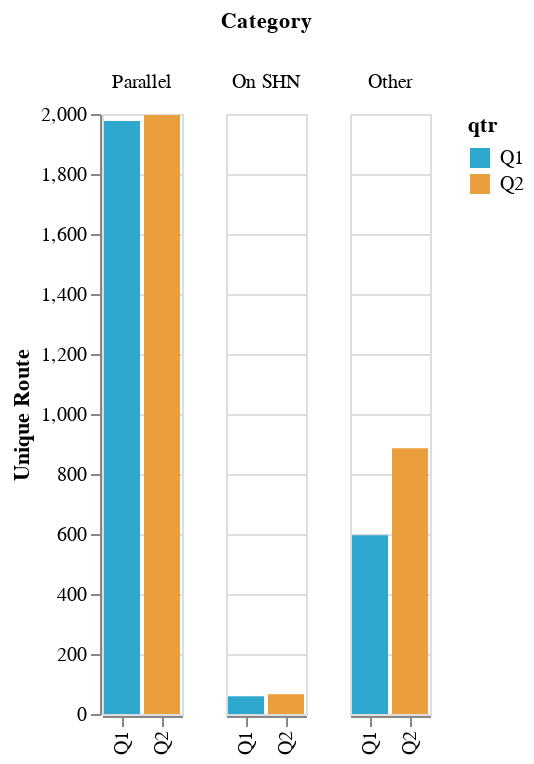

Notebook source saved alongside this figure:
### Code cell
make_grouped_bar_chart(df, x_col="qtr", 
                       y_col="unique_route",
                       group_col="category")

### Figure 1 — Vega-Lite specification as saved in the notebook (floating-point values rounded to 4 significant figures)
{"config": {"view": {"continuousWidth": 400, "continuousHeight": 300}}, "data": {"name": "data-4083d1250d5972c7fb73b13015544886"}, "mark": "bar", "encoding": {"color": {"field": "qtr", "scale": {"range": ["#2EA8CE", "#EB9F3C", "#F4D837", "#51BF9D", "#8CBCCB", "#9487C0"]}, "type": "nominal"}, "column": {"field": "category", "sort": ["Parallel", "On SHN", "Other"], "title": "Category", "type": "nominal"}, "x": {"field": "qtr", "title": "", "type": "nominal"}, "y": {"field": "unique_route", "title": "Unique Route", "type": "quantitative"}}, "$schema": "https://vega.github.io/schema/vega-lite/v4.17.0.json", "datasets": {"data-4083d1250d5972c7fb73b13015544886": [{"category": "Parallel", "total_service_hours": 69435, "unique_route": 1977, "pct_total_service_hours": 76.1, "pct_unique_route": 75.1, "qtr": "Q1", "service_date": "2022-02-08", "year": 2022}, {"category": "On SHN", "total_service_hours": 1229, "unique_route": 59, "pct_total_service_hours": 1.3, "pct_unique_route": 2.2, "qtr": "Q1", "service_date": "2022-02-08", "year": 2022}, {"category": "Other", "total_service_hours": 20607, "unique_route": 596, "pct_total_service_hours": 22.6, "pct_unique_route": 22.6, "qtr": "Q1", "service_date": "2022-02-08", "year": 2022}, {"category": "Parallel", "total_service_hours": 71816, "unique_route": 1997, "pct_total_service_hours": 65.7, "pct_unique_route": 67.7, "qtr": "Q2", "service_date": "2022-05-04", "year": 2022}, {"category": "On SHN", "total_service_hours": 1409, "unique_route": 66, "pct_total_service_hours": 1.3, "pct_unique_route": 2.2, "qtr": "Q2", "service_date": "2022-05-04", "year": 2022}, {"category": "Other", "total_service_hours": 36167, "unique_route": 886, "pct_total_service_hours": 33.1, "pct_unique_route": 30.0, "qtr": "Q2", "service_date": "2022-05-04", "year": 2022}]}}
